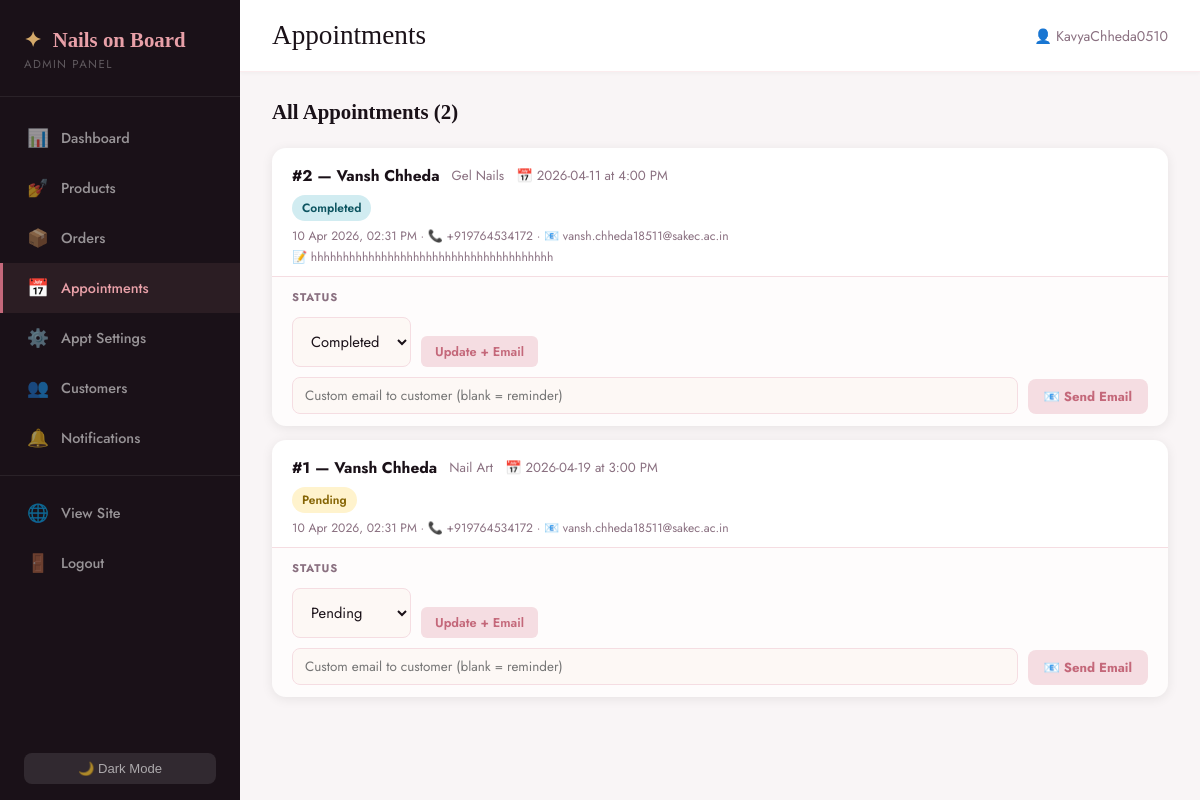
The page /admin/appointments (signed in) on the database its author committed.
### app.py (models this page shows)
class Appointment(db.Model):
    id             = db.Column(db.Integer, primary_key=True)
    customer_name  = db.Column(db.String(120), nullable=False)
    customer_email = db.Column(db.String(120), nullable=False)
    customer_phone = db.Column(db.String(20), nullable=False)
    service        = db.Column(db.String(120), nullable=False)
    preferred_date = db.Column(db.String(50), nullable=False)
    preferred_time = db.Column(db.String(50), nullable=False)
    notes          = db.Column(db.Text, nullable=True)
    status         = db.Column(db.String(20), default='pending')
    created_at     = db.Column(db.DateTime, default=datetime.utcnow)

### app.py (the view)
@app.route('/admin/appointments')
@admin_required
def admin_appointments():
    return render_template('admin/appointments.html',
        appointments=Appointment.query.order_by(Appointment.created_at.desc()).all())

### app.py (called while the page is built)
def admin_required(f):
    from functools import wraps
    @wraps(f)
    def d(*a, **kw):
        if not session.get('admin_logged_in'):
            flash('Please log in as admin.', 'error')
            return redirect(url_for('admin_login'))
        return f(*a, **kw)
    return d

### templates/admin/appointments.html (shortened to what this page needs)
{% extends "admin/base_admin.html" %}
{% block page_title %}Appointments{% endblock %}
{% block content %}
<div class="panel-header mb-4"><h2>All Appointments ({{ appointments|length }})</h2></div>
{% if appointments %}
<div class="orders-list">
  {% for a in appointments %}
  <div class="order-block">
    <div class="order-block-header">
      <div class="ob-info">
        <strong>#{{ a.id }} — {{ a.customer_name }}</strong>
        <span>{{ a.service }}</span>
        <span>📅 {{ a.preferred_date }} at {{ a.preferred_time }}</span>
      </div>
      <div class="ob-badges">
        <span class="status-badge status-{{ a.status }}">{{ a.status|title }}</span>
      </div>
      <small class="ob-date">{{ a.created_at.strftime('%d %b %Y, %I:%M %p') }} · 📞 {{ a.customer_phone }} · 📧 {{ a.customer_email }}</small>
      {% if a.notes %}<small class="ob-date">📝 {{ a.notes }}</small>{% endif %}
    </div>
    <div class="order-block-body">
      <form method="POST" action="{{ url_for('admin_update_appointment', aid=a.id) }}" class="ob-form">
        <div class="ob-form-row">
          <div class="form-group"><label>Status</label>
            <select name="status" class="mini-select">
              {% for s in ['pending','confirmed','completed','cancelled'] %}
              <option value="{{ s }}" {% if a.status==s %}selected{% endif %}>{{ s|title }}</option>
              {% endfor %}
            </select>
          </div>
          <button type="submit" class="btn-edit">Update + Email</button>
        </div>
      </form>
      <form method="POST" action="{{ url_for('admin_email_appointment', aid=a.id) }}" class="ob-sms-form">
        <div class="ob-form-row">
          <input type="text" name="custom_msg" placeholder="Custom email to customer (blank = reminder)" class="sms-input" />
          <button type="submit" class="btn-sms">📧 Send Email</button>
        </div>
      </form>
    </div>
  </div>
  {% endfor %}
</div>
{% else %}<div class="empty-state-admin"><p>No appointments yet.</p></div>{% endif %}
{% endblock %}

### static/css/admin.css (style rules this page uses)
:root { --rose: #e8a0a8; --deep-rose: #c4687a; --blush: #f5dde2; --cream: #fdf8f5; --dark: #1a1118; --mid: #4a3040; --muted: #8a7080; --white: #ffffff; --gold: #d4a96a; --sidebar-w: 240px; --admin-bg: #f9f5f6; --shadow: 0 2px 12px rgba(0,0,0,0.08); }
*, *::before, *::after { box-sizing: border-box; margin: 0; padding: 0; }
body { font-family: 'Jost', sans-serif; background: var(--admin-bg); color: var(--dark); }
.admin-body { display: flex; min-height: 100vh; }
.panel-header { display: flex; justify-content: space-between; align-items: center; margin-bottom: 18px; }
.panel-header h2 { font-family: 'Cormorant Garamond', serif; font-size: 1.3rem; font-weight: 600; color: var(--dark); }
.mb-4 { margin-bottom: 24px; }
.btn-edit { padding: 6px 14px; background: var(--blush); color: var(--deep-rose); border: none; border-radius: 6px; font-family: 'Jost', sans-serif; font-size: 0.8rem; font-weight: 600; cursor: pointer; text-decoration: none; transition: all 0.2s; }
.mini-select { padding: 6px 10px; border: 1.5px solid var(--blush); border-radius: 6px; font-family: 'Jost', sans-serif; font-size: 0.82rem; color: var(--mid); background: var(--cream); outline: none; cursor: pointer; }
.form-group { display: flex; flex-direction: column; }
.form-group label { font-size: 0.8rem; font-weight: 600; letter-spacing: 0.08em; text-transform: uppercase; color: var(--muted); margin-bottom: 8px; }
.form-group input, .form-group textarea, .form-group select { padding: 12px 14px; border: 1.5px solid var(--blush); border-radius: 8px; font-family: 'Jost', sans-serif; font-size: 0.92rem; color: var(--dark); background: var(--cream); outline: none; transition: border-color 0.2s; }
.status-badge { display: inline-block; padding: 4px 10px; border-radius: 20px; font-size: 0.75rem; font-weight: 600; }
.status-pending { background: #fff3cd; color: #856404; }
.status-completed { background: #d1ecf1; color: #0c5460; }

### templates/admin/appointments.html (style rules this page uses)
.orders-list { display:flex;flex-direction:column;gap:14px }
.order-block { background:var(--white);border-radius:14px;overflow:hidden;box-shadow:var(--shadow) }
.order-block-header { padding:16px 20px 10px;border-bottom:1px solid var(--blush) }
.ob-info { display:flex;align-items:center;gap:12px;flex-wrap:wrap;margin-bottom:8px }
.ob-info strong { font-size:.97rem;color:var(--dark) }
.ob-info span { font-size:.83rem;color:var(--muted) }
.ob-badges { display:flex;gap:8px;flex-wrap:wrap;margin-bottom:6px }
.ob-date { font-size:.76rem;color:var(--muted);display:block;margin-top:3px }
.order-block-body { padding:12px 20px;background:rgba(245,221,226,.1);display:flex;flex-direction:column;gap:10px }
.ob-form-row { display:flex;align-items:flex-end;gap:10px;flex-wrap:wrap }
.ob-form-row .form-group { display:flex;flex-direction:column;gap:4px }
.ob-form-row label { font-size:.7rem;font-weight:700;letter-spacing:.08em;text-transform:uppercase;color:var(--muted) }
.sms-input { flex:1;min-width:220px;padding:8px 12px;border:1.5px solid var(--blush);border-radius:8px;font-family:'Jost',sans-serif;font-size:.84rem;color:var(--dark);background:var(--cream);outline:none }
.btn-sms { padding:8px 16px;background:var(--blush);color:var(--deep-rose);border:none;border-radius:8px;font-family:'Jost',sans-serif;font-size:.82rem;font-weight:700;cursor:pointer;white-space:nowrap;transition:all .2s }

### rows shown on the page
Appointment: id "2", customer_name "Vansh Chheda", service "Gel Nails", preferred_date "2026-04-11", preferred_time "4:00 PM", status "Completed", created_at "10 Apr 2026, 02:31 PM", customer_phone "+919764534172", customer_email "vansh.chheda18511@sakec.ac.in", notes "hhhhhhhhhhhhhhhhhhhhhhhhhhhhhhhhhhhhhh"
Appointment: id "1", customer_name "Vansh Chheda", service "Nail Art", preferred_date "2026-04-19", preferred_time "3:00 PM", status "Pending", created_at "10 Apr 2026, 02:31 PM", customer_phone "+919764534172", customer_email "vansh.chheda18511@sakec.ac.in"

### other values the page prints
{{ session.admin_username }} "KavyaChheda0510"
{{ appointments|length }} "2"
